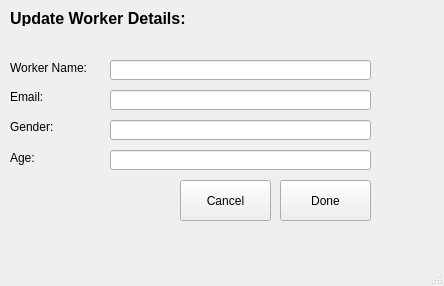
<?xml version="1.0" encoding="UTF-8"?>
<ui version="4.0">
 <class>MainWindow</class>
 <widget class="QMainWindow" name="MainWindow">
  <property name="geometry">
   <rect>
    <x>0</x>
    <y>0</y>
    <width>444</width>
    <height>286</height>
   </rect>
  </property>
  <property name="windowTitle">
   <string>New Worker</string>
  </property>
  <widget class="QWidget" name="centralwidget">
   <widget class="QLabel" name="label">
    <property name="geometry">
     <rect>
      <x>10</x>
      <y>10</y>
      <width>361</width>
      <height>16</height>
     </rect>
    </property>
    <property name="font">
     <font>
      <pointsize>12</pointsize>
      <weight>75</weight>
      <bold>true</bold>
     </font>
    </property>
    <property name="text">
     <string>Update Worker Details:</string>
    </property>
   </widget>
   <widget class="QLabel" name="label_2">
    <property name="geometry">
     <rect>
      <x>10</x>
      <y>60</y>
      <width>91</width>
      <height>16</height>
     </rect>
    </property>
    <property name="text">
     <string>Worker Name:</string>
    </property>
   </widget>
   <widget class="QLabel" name="label_4">
    <property name="geometry">
     <rect>
      <x>10</x>
      <y>90</y>
      <width>47</width>
      <height>13</height>
     </rect>
    </property>
    <property name="text">
     <string>Email:</string>
    </property>
   </widget>
   <widget class="QLabel" name="label_5">
    <property name="geometry">
     <rect>
      <x>10</x>
      <y>120</y>
      <width>47</width>
      <height>13</height>
     </rect>
    </property>
    <property name="text">
     <string>Gender:</string>
    </property>
   </widget>
   <widget class="QLabel" name="label_6">
    <property name="geometry">
     <rect>
      <x>10</x>
      <y>150</y>
      <width>47</width>
      <height>16</height>
     </rect>
    </property>
    <property name="text">
     <string>Age:</string>
    </property>
   </widget>
   <widget class="QLineEdit" name="workerName">
    <property name="geometry">
     <rect>
      <x>110</x>
      <y>60</y>
      <width>261</width>
      <height>20</height>
     </rect>
    </property>
   </widget>
   <widget class="QLineEdit" name="workerEmail">
    <property name="geometry">
     <rect>
      <x>110</x>
      <y>90</y>
      <width>261</width>
      <height>20</height>
     </rect>
    </property>
   </widget>
   <widget class="QLineEdit" name="workerGender">
    <property name="geometry">
     <rect>
      <x>110</x>
      <y>120</y>
      <width>261</width>
      <height>20</height>
     </rect>
    </property>
   </widget>
   <widget class="QLineEdit" name="workerAge">
    <property name="geometry">
     <rect>
      <x>110</x>
      <y>150</y>
      <width>261</width>
      <height>20</height>
     </rect>
    </property>
   </widget>
   <widget class="QPushButton" name="updateWorkerDoneBtn">
    <property name="geometry">
     <rect>
      <x>280</x>
      <y>180</y>
      <width>91</width>
      <height>41</height>
     </rect>
    </property>
    <property name="text">
     <string>Done</string>
    </property>
   </widget>
   <widget class="QPushButton" name="updateWorkerCancelBtn">
    <property name="geometry">
     <rect>
      <x>180</x>
      <y>180</y>
      <width>91</width>
      <height>41</height>
     </rect>
    </property>
    <property name="text">
     <string>Cancel</string>
    </property>
   </widget>
  </widget>
  <widget class="QMenuBar" name="menubar">
   <property name="geometry">
    <rect>
     <x>0</x>
     <y>0</y>
     <width>444</width>
     <height>36</height>
    </rect>
   </property>
  </widget>
  <widget class="QStatusBar" name="statusbar"/>
 </widget>
 <resources/>
 <connections/>
</ui>
